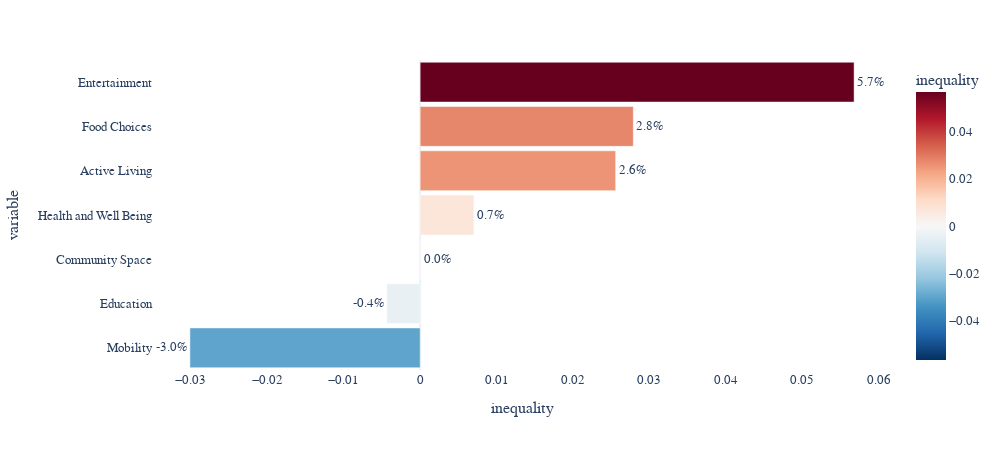

Notebook source saved alongside this figure:
### Code cell
CHI_MV_LV = cities_polar[cities_polar['city']=='Chicago'][cities_polar['Social Group'].astype('str').isin(['2', '4'])]
CHI_MV_LV['Social Group'][cities_polar['Social Group'].astype('str') == '2'] = 'LV'
CHI_MV_LV['Social Group'][cities_polar['Social Group'].astype('str') == '4'] = 'MV'

CM_MV_LV = cities_polar[cities_polar['city']=='Montreal'][cities_polar['Social Group'].astype('str').isin(['2', '5'])]
CM_MV_LV['Social Group'][cities_polar['Social Group'].astype('str') == '2'] = 'LV'
CM_MV_LV['Social Group'][cities_polar['Social Group'].astype('str') == '5'] = 'MV'

CV_MV_LV = cities_polar[cities_polar['city']=='Vancouver'][cities_polar['Social Group'].astype('str').isin(['1', '3'])]
CV_MV_LV['Social Group'][cities_polar['Social Group'].astype('str') == '1'] = 'LV'
CV_MV_LV['Social Group'][cities_polar['Social Group'].astype('str') == '3'] = 'MV'

SF_MV_LV = cities_polar[cities_polar['city']=='San Francisco'][cities_polar['Social Group'].astype('str').isin(['2', '3'])]
SF_MV_LV['Social Group'][cities_polar['Social Group'].astype('str') == '2'] = 'LV'
SF_MV_LV['Social Group'][cities_polar['Social Group'].astype('str') == '3'] = 'MV'

CT_MV_LV = cities_polar[cities_polar['city']=='Toronto'][cities_polar['Social Group'].astype('str').isin(['3', '5'])]
CT_MV_LV['Social Group'][cities_polar['Social Group'].astype('str') == '3'] = 'LV'
CT_MV_LV['Social Group'][cities_polar['Social Group'].astype('str') == '5'] = 'MV'

NYC_MV_LV = cities_polar[cities_polar['city']=='New York City'][cities_polar['Social Group'].astype('str').isin(['3', '5'])]
NYC_MV_LV['Social Group'][cities_polar['Social Group'].astype('str') == '3'] = 'LV'
NYC_MV_LV['Social Group'][cities_polar['Social Group'].astype('str') == '5'] = 'MV'

MIAMI_MV_LV = cities_polar[cities_polar['city']=='Miami'][cities_polar['Social Group'].astype('str').isin(['2', '3'])]
MIAMI_MV_LV['Social Group'][cities_polar['Social Group'].astype('str') == '2'] = 'LV'
MIAMI_MV_LV['Social Group'][cities_polar['Social Group'].astype('str') == '3'] = 'MV'

SE_MV_LV = cities_polar[cities_polar['city']=='Seattle'][cities_polar['Social Group'].astype('str').isin(['1', '5'])]
SE_MV_LV['Social Group'][cities_polar['Social Group'].astype('str') == '1'] = 'LV'
SE_MV_LV['Social Group'][cities_polar['Social Group'].astype('str') == '5'] = 'MV'

PHILLY_MV_LV = cities_polar[cities_polar['city']=='Philadelphia'][cities_polar['Social Group'].astype('str').isin(['3', '1'])]
PHILLY_MV_LV['Social Group'][cities_polar['Social Group'].astype('str') == '3'] = 'LV'
PHILLY_MV_LV['Social Group'][cities_polar['Social Group'].astype('str') == '1'] = 'MV'

LA_MV_LV = cities_polar[cities_polar['city']=='Los Angeles'][cities_polar['Social Group'].astype('str').isin(['2', '3'])]
LA_MV_LV['Social Group'][cities_polar['Social Group'].astype('str') == '2'] = 'LV'
LA_MV_LV['Social Group'][cities_polar['Social Group'].astype('str') == '3'] = 'MV'

cities_MV_LV = pd.concat([CHI_MV_LV, CM_MV_LV, CV_MV_LV, SF_MV_LV, CT_MV_LV, NYC_MV_LV, MIAMI_MV_LV, SE_MV_LV, PHILLY_MV_LV, LA_MV_LV])

# cities_MV_LV
cities_MV_LV = cities_MV_LV.pivot_table(index=['variable', 'city'], columns='Social Group',
                    values='value', aggfunc='first').reset_index()

cities_MV_LV['inequality'] = (cities_MV_LV['LV'] - cities_MV_LV['MV'])/cities_MV_LV['MV']
# (np.median(x2) - np.median(x3))/np.median(x3)

var_MV_LV = cities_MV_LV.groupby('variable').mean().reset_index()
cities_MV_LV = cities_MV_LV.groupby('city').mean().reset_index()

fig = px.bar(var_MV_LV, 
             x="inequality", y="variable",# color="Country",
             template ='plotly_white', color = 'inequality',
             color_continuous_scale=px.colors.diverging.RdBu_r,
             color_continuous_midpoint=0,
#              title="<b>Accessibility to Urban Infrastructure: Inequality Gap",
             hover_data=["inequality"],
             orientation = 'h',
#              height=1500, 
             text='inequality'
            ) # add day column to hover data

fig.update_layout(yaxis={'categoryorder':'total ascending'}, uniformtext_minsize=8, uniformtext_mode='hide',
                 font=dict(family="Helvetica", size=13), hoverlabel=dict(font_family="Helvetica"), 
                  xaxis_showgrid=False, yaxis_showgrid=False, autosize=False, #height=800,
                  width=1000, bargap=0.1, showlegend = False)

# fig.update(layout_showscale=False)

fig.update_traces(opacity=1, texttemplate='%{text:0.1%}', textposition='outside')

fig.update_yaxes(zerolinewidth = 2)

#plotly.offline.plot(fig, filename=r'reports\Graphics\access_metrics\cities_ranked.html')
# fig.write_image(f"../../reports/access_metrics/graphs/cities_inequity_cat_{geom_type}.png", scale=5)
#py.iplot(fig, filename = 'CT_box', auto_open=True)
fig.show()
# var_MV_LV.to_csv(directory + f'cities_cat_inequality.csv')

### Figure 1 — Plotly figure (JSON) as saved in the notebook; plotly's stock layout.template omitted (floating-point values rounded to 4 significant figures)
{"data": [{"alignmentgroup": "True", "customdata": [[0.02558], [8.762e-05], [-0.004371], [0.05677], [0.02788], [0.007029], [-0.03013]], "hovertemplate": "inequality=%{marker.color}<br>variable=%{y}<extra></extra>", "legendgroup": "", "marker": {"color": [0.02558, 8.762e-05, -0.004371, 0.05677, 0.02788, 0.007029, -0.03013], "coloraxis": "coloraxis"}, "name": "", "offsetgroup": "", "opacity": 1, "orientation": "h", "showlegend": false, "text": [0.02558, 8.762e-05, -0.004371, 0.05677, 0.02788, 0.007029, -0.03013], "textposition": "outside", "texttemplate": "%{text:0.1%}", "type": "bar", "x": [0.02558, 8.762e-05, -0.004371, 0.05677, 0.02788, 0.007029, -0.03013], "xaxis": "x", "y": ["Active Living", "Community Space", "Education", "Entertainment", "Food Choices", "Health and Well Being", "Mobility"], "yaxis": "y"}], "layout": {"autosize": false, "bargap": 0.1, "barmode": "relative", "coloraxis": {"cmid": 0, "colorbar": {"title": {"text": "inequality"}}, "colorscale": [[0, "rgb(5,48,97)"], [0.1, "rgb(33,102,172)"], [0.2, "rgb(67,147,195)"], [0.3, "rgb(146,197,222)"], [0.4, "rgb(209,229,240)"], [0.5, "rgb(247,247,247)"], [0.6, "rgb(253,219,199)"], [0.7, "rgb(244,165,130)"], [0.8, "rgb(214,96,77)"], [0.9, "rgb(178,24,43)"], [1, "rgb(103,0,31)"]]}, "font": {"family": "Helvetica", "size": 13}, "height": 450, "hoverlabel": {"font": {"family": "Helvetica"}}, "legend": {"tracegroupgap": 0}, "margin": {"t": 60}, "showlegend": false, "uniformtext": {"minsize": 8, "mode": "hide"}, "width": 1000, "xaxis": {"anchor": "y", "autorange": true, "domain": [0, 1], "range": [-0.03495, 0.0616], "showgrid": false, "title": {"text": "inequality"}, "type": "linear"}, "yaxis": {"anchor": "x", "autorange": true, "categoryorder": "total ascending", "domain": [0, 1], "range": [-0.5, 6.5], "showgrid": false, "title": {"text": "variable"}, "type": "category", "zerolinewidth": 2}}}
